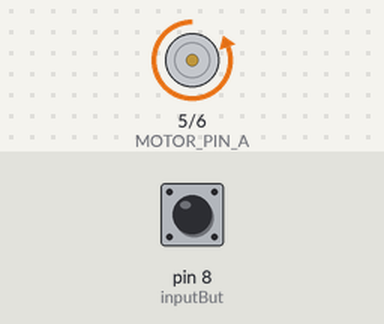
Bench run of a sketch on a simulated Arduino Uno, built with avr-gcc and run on an emulated ATmega328P. Shown: motor-driver pin pairs drawn as motors (green arrow = first pin HIGH = forward, orange = second pin HIGH = backward, longer = more drive). The inputs (shaded band) are chosen by the test bench; at power-on: pin 8 (inputBut) HIGH. What the sketch prints to the serial monitor is not drawn.

Above: at 1.2 s.
1.3 s: pin 8 (inputBut) pulled LOW for 3.2 s
At 5.9 s:
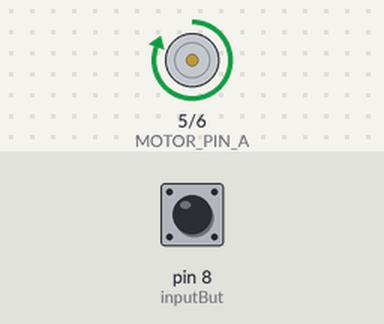
6.3 s: pin 8 (inputBut) pulled LOW for 0.15 s
At 7.3 s:
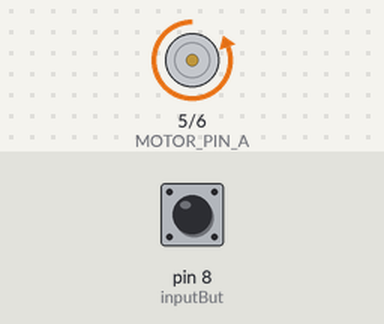
Timing chart, 0 to 9.3 s (numbered marks = the images above; inputs shaded):
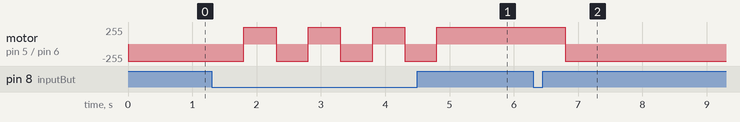

The sketch:

C.ino
```cpp
#define MOTOR_PIN_A 5
#define MOTOR_PIN_B 6

#define inputBut 8
int state = 1;

void setup()
{
  Serial.begin(9600);
  pinMode(MOTOR_PIN_A, OUTPUT);
  pinMode(MOTOR_PIN_B, OUTPUT);

  pinMode(inputBut,INPUT_PULLUP);
}
void loop()
{
  Serial.println(state);
  // CHANGE ON BUTTON CLICK
  int buttonVal = digitalRead(inputBut);
  if(buttonVal==0){
    if(state==0){
      state=1;
    }else if(state==1){
      state=0;
      }

      delay(500);
    }

  if(state==0){
    digitalWrite(MOTOR_PIN_A, HIGH);
    digitalWrite(MOTOR_PIN_B, LOW);
  }else if(state==1){
    digitalWrite(MOTOR_PIN_A, LOW);
    digitalWrite(MOTOR_PIN_B, HIGH);
  }
}
```

Measured:
- after the input at 1.3 s, motor on pin 5 (MOTOR_PIN_A) / pin 6 (MOTOR_PIN_B): alternates forward 255/255 for 0.50 s and backward 255/255 for 0.50 s, 7 changes in all, then stays forward 255/255, starting after 0.50 s
- after the input at 6.3 s, motor on pin 5 (MOTOR_PIN_A) / pin 6 (MOTOR_PIN_B): forward 255/255 → backward 255/255 after 0.50 s
